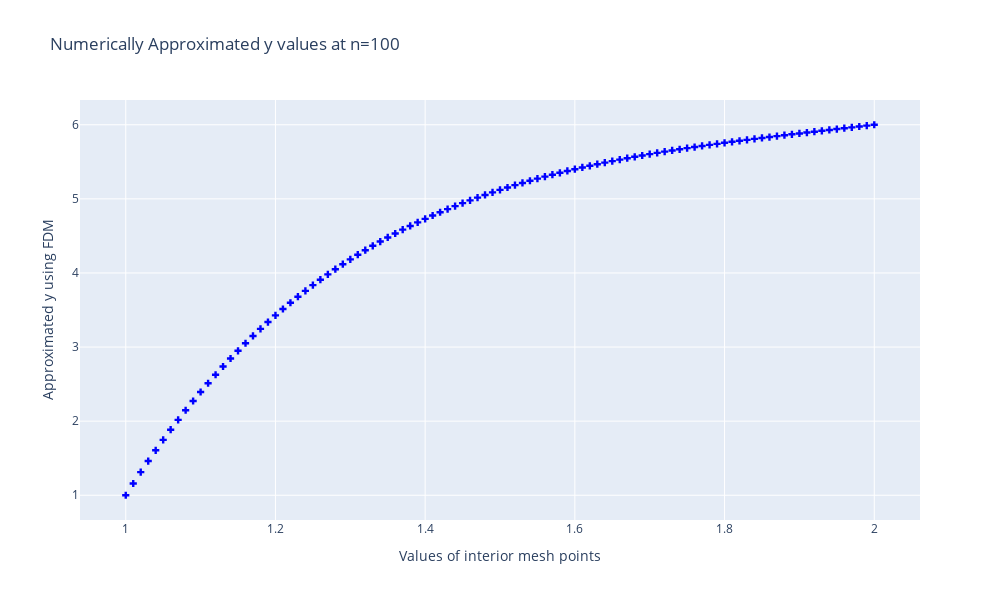

Notebook source saved alongside this figure:
### Code cell
# Plot x's and y's when n=100

fig = px.scatter(
    results_100, x='x', y='y', 
    labels={'x': 'Values of interior mesh points', 'y': 'Approximated y using FDM'},
    title="Numerically Approximated y values at n=100"
     ).update_traces(mode='markers', marker=dict(symbol='cross', color='blue'))
fig.show()

### Figure 1 — Plotly figure (JSON) as saved in the notebook; plotly's stock layout.template omitted (floating-point values rounded to 4 significant figures)
{"data": [{"hovertemplate": "Values of interior mesh points=%{x}<br>Approximated y using FDM=%{y}<extra></extra>", "legendgroup": "", "marker": {"color": "blue", "symbol": "cross"}, "mode": "markers", "name": "", "orientation": "v", "showlegend": false, "type": "scatter", "x": [1, 1.01, 1.02, 1.03, 1.04, 1.05, 1.06, 1.07, 1.08, 1.09, 1.1, 1.11, 1.12, 1.13, 1.14, 1.15, 1.16, 1.17, 1.18, 1.19, 1.2, 1.21, 1.22, 1.23, 1.24, 1.25, 1.26, 1.27, 1.28, 1.29, 1.3, 1.31, 1.32, 1.33, 1.34, 1.35, 1.36, 1.37, 1.38, 1.39, 1.4, 1.41, 1.42, 1.43, 1.44, 1.45, 1.46, 1.47, 1.48, 1.49, 1.5, 1.51, 1.52, 1.53, 1.54, 1.55, 1.56, 1.57, 1.58, 1.59, 1.6, 1.61, 1.62, 1.63, 1.64, 1.65, 1.66, 1.67, 1.68, 1.69, 1.7, 1.71, 1.72, 1.73, 1.74, 1.75, 1.76, 1.77, 1.78, 1.79, 1.8, 1.81, 1.82, 1.83, 1.84, 1.85, 1.86, 1.87, 1.88, 1.89, 1.9, 1.91, 1.92, 1.93, 1.94, 1.95, 1.96, 1.97, 1.98, 1.99, 2], "xaxis": "x", "y": [1, 1.158, 1.312, 1.462, 1.607, 1.748, 1.885, 2.018, 2.147, 2.272, 2.394, 2.512, 2.626, 2.737, 2.845, 2.95, 3.051, 3.149, 3.245, 3.337, 3.427, 3.514, 3.598, 3.679, 3.758, 3.835, 3.909, 3.981, 4.051, 4.118, 4.183, 4.246, 4.307, 4.366, 4.424, 4.479, 4.532, 4.584, 4.634, 4.683, 4.73, 4.775, 4.819, 4.861, 4.902, 4.942, 4.98, 5.017, 5.053, 5.088, 5.121, 5.153, 5.185, 5.215, 5.244, 5.272, 5.3, 5.326, 5.352, 5.376, 5.4, 5.424, 5.446, 5.468, 5.489, 5.509, 5.529, 5.548, 5.567, 5.585, 5.603, 5.62, 5.637, 5.653, 5.669, 5.684, 5.699, 5.714, 5.728, 5.743, 5.756, 5.77, 5.783, 5.796, 5.809, 5.822, 5.834, 5.847, 5.859, 5.871, 5.883, 5.895, 5.907, 5.918, 5.93, 5.942, 5.953, 5.965, 5.977, 5.988, 6], "yaxis": "y"}], "layout": {"height": 600, "legend": {"tracegroupgap": 0}, "title": {"text": "Numerically Approximated y values at n=100"}, "width": 1000, "xaxis": {"anchor": "y", "domain": [0, 1], "title": {"text": "Values of interior mesh points"}}, "yaxis": {"anchor": "x", "domain": [0, 1], "title": {"text": "Approximated y using FDM"}}}}
